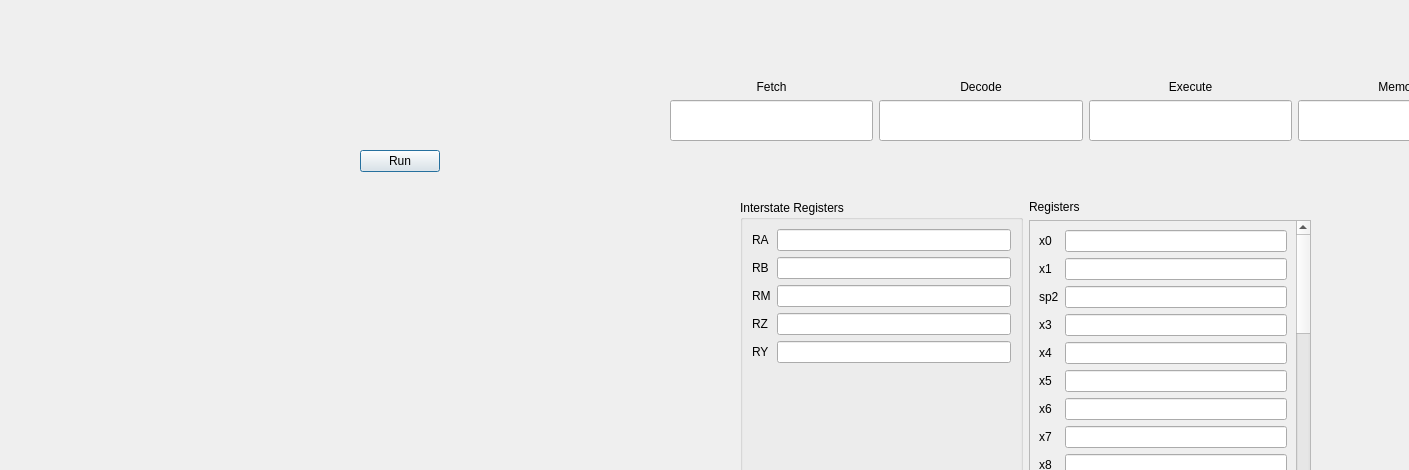
<?xml version="1.0" encoding="UTF-8"?>
<ui version="4.0">
 <class>secDialog</class>
 <widget class="QDialog" name="secDialog">
  <property name="geometry">
   <rect>
    <x>0</x>
    <y>0</y>
    <width>1409</width>
    <height>470</height>
   </rect>
  </property>
  <property name="windowTitle">
   <string>Dialog</string>
  </property>
  <widget class="QWidget" name="layoutWidget">
   <property name="geometry">
    <rect>
     <x>670</x>
     <y>80</y>
     <width>1041</width>
     <height>61</height>
    </rect>
   </property>
   <layout class="QHBoxLayout" name="horizontalLayout">
    <item>
     <layout class="QVBoxLayout" name="verticalLayout">
      <item>
       <widget class="QLabel" name="label">
        <property name="text">
         <string>Fetch</string>
        </property>
        <property name="alignment">
         <set>Qt::AlignCenter</set>
        </property>
       </widget>
      </item>
      <item>
       <widget class="QLineEdit" name="textEdit">
        <property name="sizePolicy">
         <sizepolicy hsizetype="Expanding" vsizetype="Expanding">
          <horstretch>0</horstretch>
          <verstretch>0</verstretch>
         </sizepolicy>
        </property>
       </widget>
      </item>
     </layout>
    </item>
    <item>
     <layout class="QVBoxLayout" name="verticalLayout_4">
      <item>
       <widget class="QLabel" name="label_4">
        <property name="text">
         <string>Decode</string>
        </property>
        <property name="alignment">
         <set>Qt::AlignCenter</set>
        </property>
       </widget>
      </item>
      <item>
       <widget class="QLineEdit" name="textEdit_2">
        <property name="sizePolicy">
         <sizepolicy hsizetype="Expanding" vsizetype="Expanding">
          <horstretch>0</horstretch>
          <verstretch>0</verstretch>
         </sizepolicy>
        </property>
       </widget>
      </item>
     </layout>
    </item>
    <item>
     <layout class="QVBoxLayout" name="verticalLayout_2">
      <item>
       <widget class="QLabel" name="label_2">
        <property name="text">
         <string>Execute</string>
        </property>
        <property name="alignment">
         <set>Qt::AlignCenter</set>
        </property>
       </widget>
      </item>
      <item>
       <widget class="QLineEdit" name="textEdit_3">
        <property name="sizePolicy">
         <sizepolicy hsizetype="Expanding" vsizetype="Expanding">
          <horstretch>0</horstretch>
          <verstretch>0</verstretch>
         </sizepolicy>
        </property>
       </widget>
      </item>
     </layout>
    </item>
    <item>
     <layout class="QVBoxLayout" name="verticalLayout_5">
      <item>
       <widget class="QLabel" name="label_5">
        <property name="text">
         <string>Memory</string>
        </property>
        <property name="alignment">
         <set>Qt::AlignCenter</set>
        </property>
       </widget>
      </item>
      <item>
       <widget class="QLineEdit" name="textEdit_4">
        <property name="sizePolicy">
         <sizepolicy hsizetype="Expanding" vsizetype="Expanding">
          <horstretch>0</horstretch>
          <verstretch>0</verstretch>
         </sizepolicy>
        </property>
       </widget>
      </item>
     </layout>
    </item>
    <item>
     <layout class="QVBoxLayout" name="verticalLayout_3">
      <item>
       <widget class="QLabel" name="label_3">
        <property name="text">
         <string>Write Back</string>
        </property>
        <property name="alignment">
         <set>Qt::AlignCenter</set>
        </property>
       </widget>
      </item>
      <item>
       <widget class="QLineEdit" name="textEdit_5">
        <property name="sizePolicy">
         <sizepolicy hsizetype="Expanding" vsizetype="Expanding">
          <horstretch>0</horstretch>
          <verstretch>0</verstretch>
         </sizepolicy>
        </property>
       </widget>
      </item>
     </layout>
    </item>
   </layout>
  </widget>
  <widget class="QPushButton" name="pushButton">
   <property name="geometry">
    <rect>
     <x>360</x>
     <y>150</y>
     <width>80</width>
     <height>22</height>
    </rect>
   </property>
   <property name="text">
    <string>Run</string>
   </property>
  </widget>
  <widget class="QWidget" name="layoutWidget_2">
   <property name="geometry">
    <rect>
     <x>740</x>
     <y>200</y>
     <width>571</width>
     <height>336</height>
    </rect>
   </property>
   <layout class="QHBoxLayout" name="horizontalLayout_7">
    <item>
     <widget class="QGroupBox" name="groupBox_3">
      <property name="title">
       <string>Interstate Registers</string>
      </property>
      <layout class="QHBoxLayout" name="horizontalLayout_5">
       <item>
        <layout class="QFormLayout" name="formLayout">
         <item row="0" column="0">
          <widget class="QLabel" name="label_10">
           <property name="text">
            <string>RA</string>
           </property>
          </widget>
         </item>
         <item row="4" column="0">
          <widget class="QLabel" name="label_11">
           <property name="text">
            <string>RY</string>
           </property>
          </widget>
         </item>
         <item row="3" column="0">
          <widget class="QLabel" name="label_12">
           <property name="text">
            <string>RZ</string>
           </property>
          </widget>
         </item>
         <item row="1" column="0">
          <widget class="QLabel" name="label_13">
           <property name="text">
            <string>RB</string>
           </property>
          </widget>
         </item>
         <item row="2" column="0">
          <widget class="QLabel" name="label_14">
           <property name="text">
            <string>RM</string>
           </property>
          </widget>
         </item>
         <item row="0" column="1">
          <widget class="QLineEdit" name="regRA"/>
         </item>
         <item row="1" column="1">
          <widget class="QLineEdit" name="regRB"/>
         </item>
         <item row="2" column="1">
          <widget class="QLineEdit" name="regRM"/>
         </item>
         <item row="3" column="1">
          <widget class="QLineEdit" name="regRZ"/>
         </item>
         <item row="4" column="1">
          <widget class="QLineEdit" name="regRY"/>
         </item>
        </layout>
       </item>
      </layout>
     </widget>
    </item>
    <item>
     <layout class="QVBoxLayout" name="verticalLayout_6">
      <item>
       <widget class="QLabel" name="label_15">
        <property name="text">
         <string>Registers</string>
        </property>
       </widget>
      </item>
      <item>
       <widget class="QScrollArea" name="scrollArea">
        <property name="frameShape">
         <enum>QFrame::StyledPanel</enum>
        </property>
        <property name="frameShadow">
         <enum>QFrame::Sunken</enum>
        </property>
        <property name="lineWidth">
         <number>1</number>
        </property>
        <property name="widgetResizable">
         <bool>true</bool>
        </property>
        <widget class="QWidget" name="scrollAreaWidgetContents">
         <property name="geometry">
          <rect>
           <x>0</x>
           <y>0</y>
           <width>263</width>
           <height>910</height>
          </rect>
         </property>
         <layout class="QHBoxLayout" name="horizontalLayout_6">
          <item>
           <layout class="QFormLayout" name="formLayout_5">
            <item row="0" column="0">
             <widget class="QLabel" name="label_21">
              <property name="text">
               <string>x0</string>
              </property>
             </widget>
            </item>
            <item row="14" column="0">
             <widget class="QLabel" name="label_22">
              <property name="text">
               <string>x14</string>
              </property>
             </widget>
            </item>
            <item row="13" column="0">
             <widget class="QLabel" name="label_23">
              <property name="text">
               <string>x13</string>
              </property>
             </widget>
            </item>
            <item row="8" column="0">
             <widget class="QLabel" name="label_24">
              <property name="text">
               <string>x8</string>
              </property>
             </widget>
            </item>
            <item row="11" column="0">
             <widget class="QLabel" name="label_25">
              <property name="text">
               <string>x11</string>
              </property>
             </widget>
            </item>
            <item row="12" column="0">
             <widget class="QLabel" name="label_26">
              <property name="text">
               <string>x12</string>
              </property>
             </widget>
            </item>
            <item row="9" column="0">
             <widget class="QLabel" name="label_27">
              <property name="text">
               <string>x9</string>
              </property>
             </widget>
            </item>
            <item row="10" column="0">
             <widget class="QLabel" name="label_28">
              <property name="text">
               <string>x10</string>
              </property>
             </widget>
            </item>
            <item row="1" column="0">
             <widget class="QLabel" name="label_29">
              <property name="text">
               <string>x1</string>
              </property>
             </widget>
            </item>
            <item row="7" column="0">
             <widget class="QLabel" name="label_30">
              <property name="text">
               <string>x7</string>
              </property>
             </widget>
            </item>
            <item row="6" column="0">
             <widget class="QLabel" name="label_31">
              <property name="text">
               <string>x6</string>
              </property>
             </widget>
            </item>
            <item row="5" column="0">
             <widget class="QLabel" name="label_32">
              <property name="text">
               <string>x5</string>
              </property>
             </widget>
            </item>
            <item row="4" column="0">
             <widget class="QLabel" name="label_33">
              <property name="text">
               <string>x4</string>
              </property>
             </widget>
            </item>
            <item row="3" column="0">
             <widget class="QLabel" name="label_34">
              <property name="text">
               <string>x3</string>
              </property>
             </widget>
            </item>
            <item row="2" column="0">
             <widget class="QLabel" name="label_35">
              <property name="text">
               <string>sp2</string>
              </property>
             </widget>
            </item>
            <item row="0" column="1">
             <widget class="QLineEdit" name="regx0"/>
            </item>
            <item row="1" column="1">
             <widget class="QLineEdit" name="regx1"/>
            </item>
            <item row="3" column="1">
             <widget class="QLineEdit" name="regx3"/>
            </item>
            <item row="4" column="1">
             <widget class="QLineEdit" name="regx4"/>
            </item>
            <item row="5" column="1">
             <widget class="QLineEdit" name="regx5"/>
            </item>
            <item row="6" column="1">
             <widget class="QLineEdit" name="regx6"/>
            </item>
            <item row="7" column="1">
             <widget class="QLineEdit" name="regx7"/>
            </item>
            <item row="8" column="1">
             <widget class="QLineEdit" name="regx8"/>
            </item>
            <item row="9" column="1">
             <widget class="QLineEdit" name="regx9"/>
            </item>
            <item row="10" column="1">
             <widget class="QLineEdit" name="regx10"/>
            </item>
            <item row="11" column="1">
             <widget class="QLineEdit" name="regx11"/>
            </item>
            <item row="12" column="1">
             <widget class="QLineEdit" name="regx12"/>
            </item>
            <item row="13" column="1">
             <widget class="QLineEdit" name="regx13"/>
            </item>
            <item row="14" column="1">
             <widget class="QLineEdit" name="regx14"/>
            </item>
            <item row="15" column="0">
             <widget class="QLabel" name="label_36">
              <property name="text">
               <string>x15</string>
              </property>
             </widget>
            </item>
            <item row="19" column="0">
             <widget class="QLabel" name="label_37">
              <property name="text">
               <string>x19</string>
              </property>
             </widget>
            </item>
            <item row="18" column="0">
             <widget class="QLabel" name="label_38">
              <property name="text">
               <string>x18</string>
              </property>
             </widget>
            </item>
            <item row="17" column="0">
             <widget class="QLabel" name="label_39">
              <property name="text">
               <string>x17</string>
              </property>
             </widget>
            </item>
            <item row="16" column="0">
             <widget class="QLabel" name="label_40">
              <property name="text">
               <string>x16</string>
              </property>
             </widget>
            </item>
            <item row="31" column="0">
             <widget class="QLabel" name="label_41">
              <property name="text">
               <string>x31</string>
              </property>
             </widget>
            </item>
            <item row="30" column="0">
             <widget class="QLabel" name="label_42">
              <property name="text">
               <string>x30</string>
              </property>
             </widget>
            </item>
            <item row="29" column="0">
             <widget class="QLabel" name="label_43">
              <property name="text">
               <string>x29</string>
              </property>
             </widget>
            </item>
            <item row="28" column="0">
             <widget class="QLabel" name="label_44">
              <property name="text">
               <string>x28</string>
              </property>
             </widget>
            </item>
            <item row="27" column="0">
             <widget class="QLabel" name="label_45">
              <property name="text">
               <string>x27</string>
              </property>
             </widget>
            </item>
            <item row="26" column="0">
             <widget class="QLabel" name="label_46">
              <property name="text">
               <string>x26</string>
              </property>
             </widget>
            </item>
            <item row="25" column="0">
             <widget class="QLabel" name="label_47">
              <property name="text">
               <string>x25</string>
              </property>
             </widget>
            </item>
            <item row="24" column="0">
             <widget class="QLabel" name="label_48">
              <property name="text">
               <string>x24</string>
              </property>
             </widget>
            </item>
            <item row="23" column="0">
             <widget class="QLabel" name="label_49">
              <property name="text">
               <string>x23</string>
              </property>
             </widget>
            </item>
            <item row="22" column="0">
             <widget class="QLabel" name="label_50">
              <property name="text">
               <string>x22</string>
              </property>
             </widget>
            </item>
            <item row="21" column="0">
             <widget class="QLabel" name="label_51">
              <property name="text">
               <string>x21</string>
              </property>
             </widget>
            </item>
            <item row="20" column="0">
             <widget class="QLabel" name="label_52">
              <property name="text">
               <string>x20</string>
              </property>
             </widget>
            </item>
            <item row="26" column="1">
             <widget class="QLineEdit" name="regx26"/>
            </item>
            <item row="25" column="1">
             <widget class="QLineEdit" name="regx25"/>
            </item>
            <item row="24" column="1">
             <widget class="QLineEdit" name="regx24"/>
            </item>
            <item row="22" column="1">
             <widget class="QLineEdit" name="regx22"/>
            </item>
            <item row="23" column="1">
             <widget class="QLineEdit" name="regx23"/>
            </item>
            <item row="21" column="1">
             <widget class="QLineEdit" name="regx21"/>
            </item>
            <item row="20" column="1">
             <widget class="QLineEdit" name="regx20"/>
            </item>
            <item row="27" column="1">
             <widget class="QLineEdit" name="regx27"/>
            </item>
            <item row="28" column="1">
             <widget class="QLineEdit" name="regx28"/>
            </item>
            <item row="29" column="1">
             <widget class="QLineEdit" name="regx29"/>
            </item>
            <item row="30" column="1">
             <widget class="QLineEdit" name="regx30"/>
            </item>
            <item row="31" column="1">
             <widget class="QLineEdit" name="regx31"/>
            </item>
            <item row="15" column="1">
             <widget class="QLineEdit" name="regx15"/>
            </item>
            <item row="16" column="1">
             <widget class="QLineEdit" name="regx16"/>
            </item>
            <item row="17" column="1">
             <widget class="QLineEdit" name="regx17"/>
            </item>
            <item row="18" column="1">
             <widget class="QLineEdit" name="regx18"/>
            </item>
            <item row="19" column="1">
             <widget class="QLineEdit" name="regx19"/>
            </item>
            <item row="2" column="1">
             <widget class="QLineEdit" name="regx2"/>
            </item>
           </layout>
          </item>
         </layout>
        </widget>
       </widget>
      </item>
     </layout>
    </item>
   </layout>
  </widget>
 </widget>
 <resources/>
 <connections/>
</ui>
